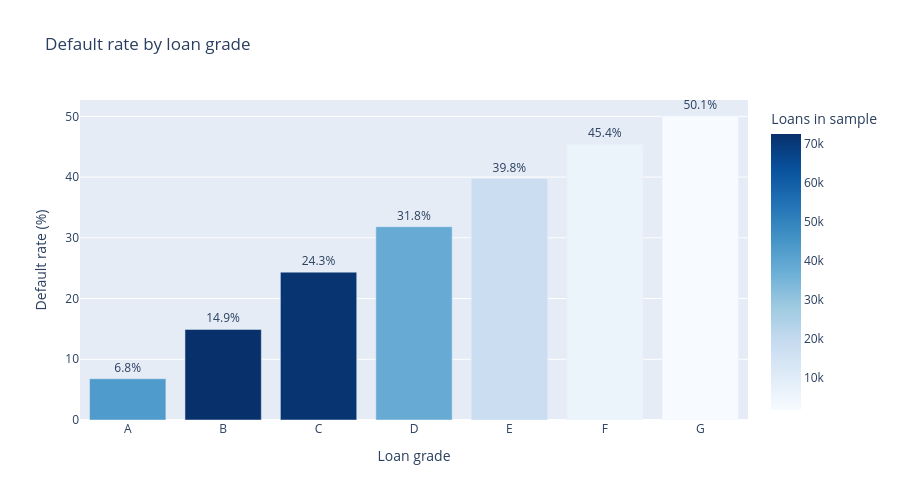

This figure's notebook cell:
### Code cell
# interactive version — same data, different consumption. color encodes
# the per-grade loan volume, so it carries information independent of the
# y-axis rather than restating what the bars already show.
fig = px.bar(
    grade_default, x="grade", y="default_rate_pct",
    color="total_loans",
    color_continuous_scale="Blues",
    labels={
        "grade": "Loan grade",
        "default_rate_pct": "Default rate (%)",
        "total_loans": "Loans in sample",
    },
    text="default_rate_pct",
    title="Default rate by loan grade",
)
fig.update_traces(texttemplate="%{text:.1f}%", textposition="outside")
fig.update_layout(height=500, showlegend=False)
fig.write_html("../images/03_default_by_grade_interactive.html")
fig.show()

### Figure 1 — Plotly figure (JSON) as saved in the notebook; plotly's stock layout.template omitted (floating-point values rounded to 4 significant figures)
{"data": [{"hovertemplate": "Loan grade=%{x}<br>Default rate (%)=%{text}<br>Loans in sample=%{marker.color}<extra></extra>", "legendgroup": "", "marker": {"color": [43195, 72408, 71204, 37908, 17505, 6026, 1754], "coloraxis": "coloraxis", "pattern": {"shape": ""}}, "name": "", "orientation": "v", "showlegend": false, "text": [6.79, 14.91, 24.35, 31.83, 39.77, 45.42, 50.06], "textposition": "outside", "texttemplate": "%{text:.1f}%", "type": "bar", "x": ["A", "B", "C", "D", "E", "F", "G"], "xaxis": "x", "y": [6.79, 14.91, 24.35, 31.83, 39.77, 45.42, 50.06], "yaxis": "y"}], "layout": {"barmode": "relative", "coloraxis": {"autocolorscale": false, "colorbar": {"title": {"text": "Loans in sample"}}, "colorscale": [[0, "rgb(247,251,255)"], [0.125, "rgb(222,235,247)"], [0.25, "rgb(198,219,239)"], [0.375, "rgb(158,202,225)"], [0.5, "rgb(107,174,214)"], [0.625, "rgb(66,146,198)"], [0.75, "rgb(33,113,181)"], [0.875, "rgb(8,81,156)"], [1, "rgb(8,48,107)"]]}, "height": 500, "legend": {"tracegroupgap": 0}, "showlegend": false, "title": {"text": "Default rate by loan grade"}, "xaxis": {"anchor": "y", "domain": [0, 1], "title": {"text": "Loan grade"}}, "yaxis": {"anchor": "x", "domain": [0, 1], "title": {"text": "Default rate (%)"}}}}
